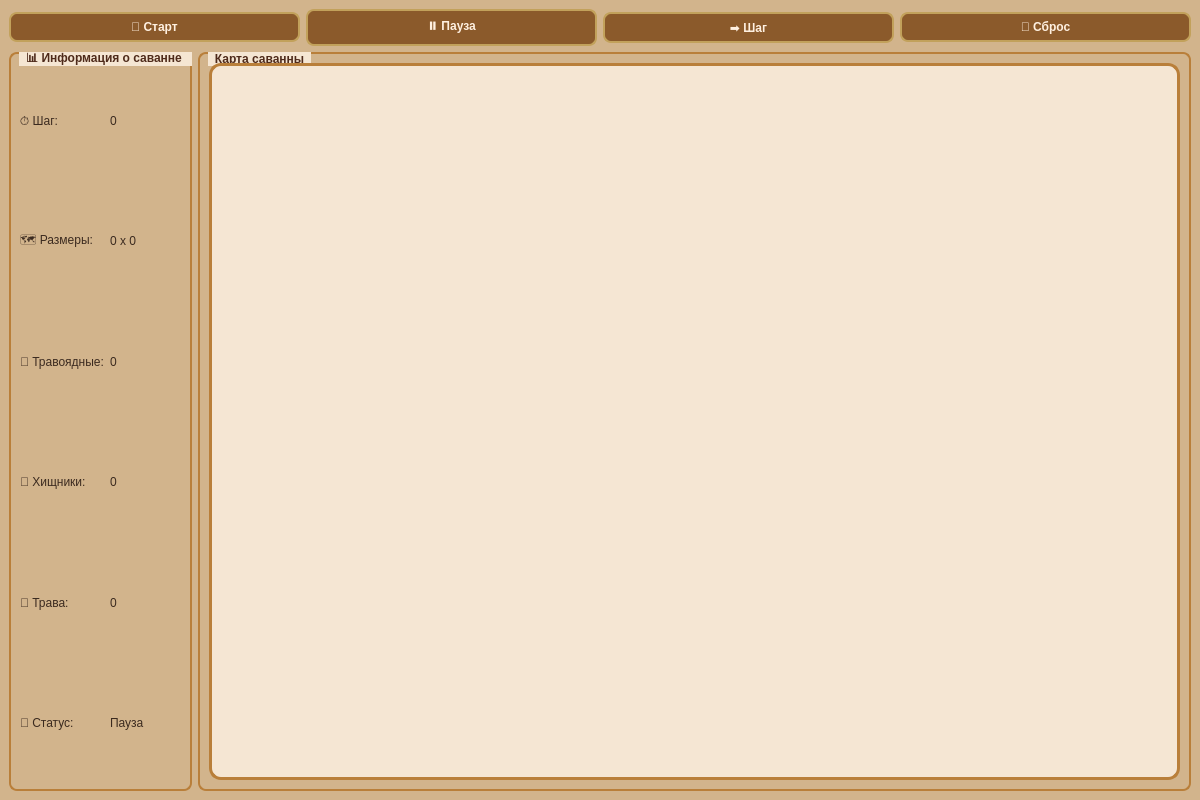
<?xml version="1.0" encoding="UTF-8"?>
<ui version="4.0">
 <class>MainWindow</class>
 <widget class="QMainWindow" name="MainWindow">
  <property name="geometry">
   <rect>
    <x>0</x>
    <y>0</y>
    <width>1200</width>
    <height>800</height>
   </rect>
  </property>
  <property name="windowTitle">
   <string>Африканская саванна — симуляция</string>
  </property>
  <property name="styleSheet">
   <string notr="true">
/* Общий фон окна — песок */
QMainWindow {
    background-color: #d2b48c;
}

/* Кнопки в стиле дерева/кожи */
QPushButton {
    background-color: #8b5a2b;
    border: 2px solid #c2a15b;
    border-radius: 8px;
    padding: 6px 12px;
    color: #fff0e0;
    font-weight: bold;
    font-size: 12px;
}
QPushButton:hover {
    background-color: #a5713c;
    border-color: #e0b87a;
}
QPushButton:pressed {
    background-color: #6b3e1a;
}

/* Область карты — светлый песок, рамка под дерево */
QGraphicsView {
    background-color: #f5e6d3;
    border: 3px solid #b97f3a;
    border-radius: 12px;
}

/* Группы информации и лога */
QGroupBox {
    color: #4e2a1a;
    border: 2px solid #b97f3a;
    border-radius: 8px;
    margin-top: 0.5ex;
    font-weight: bold;
    background-color: rgba(210, 180, 140, 0.5);
}
QGroupBox::title {
    subcontrol-origin: margin;
    left: 10px;
    padding: 0 5px;
    color: #4e2a1a;
    background-color: #f5e6d3;
}

/* Метки внутри групп */
QLabel {
    color: #3b2a1f;
    font-size: 12px;
}

/* Поле лога */
QTextEdit {
    background-color: #4a2e1e;
    color: #f5e6d3;
    border: 1px solid #b97f3a;
    font-family: 'Courier New', monospace;
    font-size: 11px;
}

/* Слайдер скорости */
QSlider::groove:horizontal {
    height: 6px;
    background: #c2a15b;
    border-radius: 3px;
}
QSlider::handle:horizontal {
    background: #8b5a2b;
    width: 14px;
    margin: -4px 0;
    border-radius: 7px;
}
QSlider::handle:horizontal:hover {
    background: #a5713c;
}
   </string>
  </property>
  <widget class="QWidget" name="centralwidget">
   <layout class="QVBoxLayout" name="verticalLayout">
    <item>
     <layout class="QHBoxLayout" name="topLayout">
      <item>
       <widget class="QPushButton" name="startButton">
        <property name="text">
         <string>🦁 Старт</string>
        </property>
       </widget>
      </item>
      <item>
       <widget class="QPushButton" name="pauseButton">
        <property name="text">
         <string>⏸ Пауза</string>
        </property>
       </widget>
      </item>
      <item>
       <widget class="QPushButton" name="stepButton">
        <property name="text">
         <string>➡ Шаг</string>
        </property>
       </widget>
      </item>
      <item>
       <widget class="QPushButton" name="resetButton">
        <property name="text">
         <string>🔄 Сброс</string>
        </property>
       </widget>
      </item>
     </layout>
    </item>
    <item>
     <layout class="QHBoxLayout" name="bottomLayout">
      <item>
       <widget class="QGroupBox" name="infoGroup">
        <property name="title">
         <string>📊 Информация о саванне      </string>
        </property>
        <layout class="QGridLayout" name="gridLayout">
         <item row="4" column="1">
          <widget class="QLabel" name="grassValueLabel">
           <property name="text">
            <string>0</string>
           </property>
          </widget>
         </item>
         <item row="2" column="1">
          <widget class="QLabel" name="herbivoresValueLabel">
           <property name="text">
            <string>0</string>
           </property>
          </widget>
         </item>
         <item row="5" column="0">
          <widget class="QLabel" name="statusLabel">
           <property name="text">
            <string>📌 Статус:</string>
           </property>
          </widget>
         </item>
         <item row="3" column="0">
          <widget class="QLabel" name="predatorsLabel">
           <property name="text">
            <string>🦁 Хищники:</string>
           </property>
          </widget>
         </item>
         <item row="3" column="1">
          <widget class="QLabel" name="predatorsValueLabel">
           <property name="text">
            <string>0</string>
           </property>
          </widget>
         </item>
         <item row="4" column="0">
          <widget class="QLabel" name="grassLabel">
           <property name="text">
            <string>🌿 Трава:</string>
           </property>
          </widget>
         </item>
         <item row="0" column="1">
          <widget class="QLabel" name="stepValueLabel">
           <property name="text">
            <string>0</string>
           </property>
          </widget>
         </item>
         <item row="5" column="1">
          <widget class="QLabel" name="statusValueLabel">
           <property name="text">
            <string>Пауза</string>
           </property>
          </widget>
         </item>
         <item row="0" column="0">
          <widget class="QLabel" name="stepLabel">
           <property name="text">
            <string>⏱ Шаг:</string>
           </property>
          </widget>
         </item>
         <item row="2" column="0">
          <widget class="QLabel" name="herbivoresLabel">
           <property name="text">
            <string>🦒 Травоядные:</string>
           </property>
          </widget>
         </item>
         <item row="1" column="1">
          <widget class="QLabel" name="sizeValueLabel">
           <property name="text">
            <string>0 x 0</string>
           </property>
          </widget>
         </item>
         <item row="1" column="0">
          <widget class="QLabel" name="sizeLabel">
           <property name="text">
            <string>🗺 Размеры:</string>
           </property>
          </widget>
         </item>
        </layout>
       </widget>
      </item>
      <item>
       <widget class="QGroupBox" name="logGroup">
        <property name="title">
         <string>Карта саванны</string>
        </property>
        <layout class="QVBoxLayout" name="verticalLayout_2">
         <item>
          <widget class="QGraphicsView" name="mapView">
           <property name="sizePolicy">
            <sizepolicy hsizetype="Expanding" vsizetype="Expanding">
             <horstretch>0</horstretch>
             <verstretch>1</verstretch>
            </sizepolicy>
           </property>
           <property name="minimumSize">
            <size>
             <width>500</width>
             <height>500</height>
            </size>
           </property>
          </widget>
         </item>
        </layout>
       </widget>
      </item>
     </layout>
    </item>
   </layout>
  </widget>
 </widget>
 <resources/>
 <connections/>
</ui>
